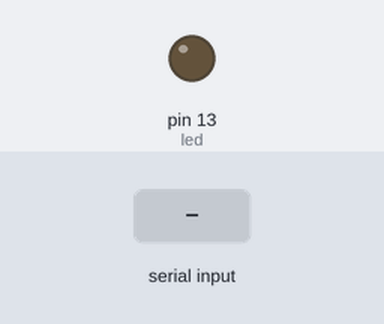
Bench run of a sketch on a simulated Arduino Uno, built with avr-gcc and run on an emulated ATmega328P. Shown: output pins drawn as LEDs (lit = HIGH). The inputs (shaded band) are chosen by the test bench.

Above: at 1.2 s.
1.3 s: byte 1 (1) received over Serial
At 2.5 s:
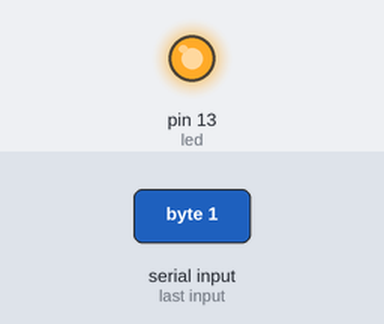
Timing chart, 0 to 4.3 s (numbered marks = the images above; inputs shaded):
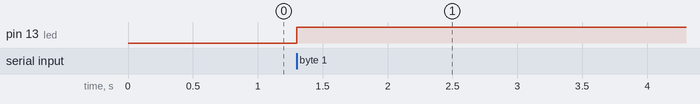

Measured:
- after the input at 1.3 s, pin 13 (led): LOW → HIGH at once

The sketch:

ArduinoProjetPluri.ino
```cpp
byte led = 13;
void setup() {
  Serial.begin(9600);
  pinMode(led,OUTPUT);
  digitalWrite(led,LOW);
}

void loop() {}

void serialEvent(){
    byte reponse = Serial.read();
    if(reponse == 1)
      digitalWrite(led,HIGH);
    else if(reponse == 0)
      digitalWrite(led,LOW);
}
```
